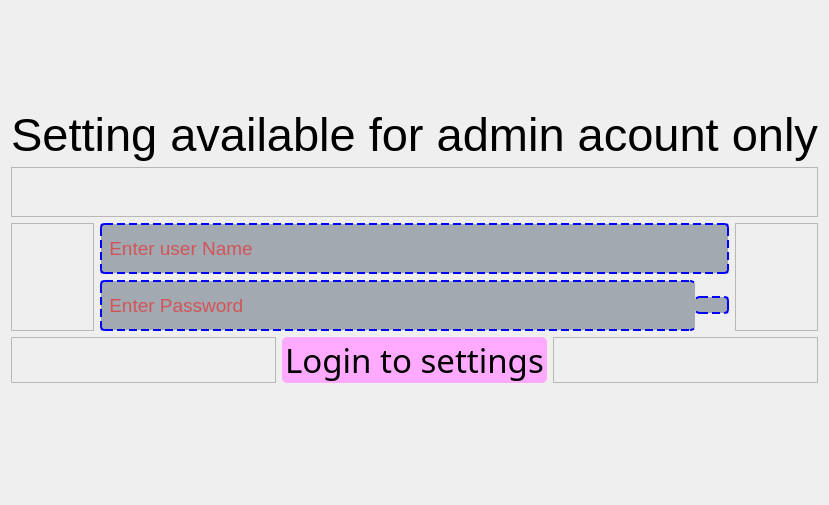
                        <widget class="QWidget" name="page_2">
                         <layout class="QVBoxLayout" name="verticalLayout_12">
                          <property name="bottomMargin">
                           <number>122</number>
                          </property>
                          <item>
                           <layout class="QGridLayout" name="gridLayout_4">
                            <item row="0" column="0">
                             <layout class="QGridLayout" name="gridLayout_2">
                              <item row="0" column="0">
                               <widget class="QLabel" name="label_10">
                                <property name="minimumSize">
                                 <size>
                                  <width>0</width>
                                  <height>150</height>
                                 </size>
                                </property>
                                <property name="font">
                                 <font>
                                  <pointsize>35</pointsize>
                                 </font>
                                </property>
                                <property name="styleSheet">
                                 <string notr="true">background-color:rgba(0,0,0,0);</string>
                                </property>
                                <property name="text">
                                 <string>Setting available for admin acount only</string>
                                </property>
                                <property name="alignment">
                                 <set>Qt::AlignBottom|Qt::AlignHCenter</set>
                                </property>
                               </widget>
                              </item>
                              <item row="1" column="0">
                               <widget class="QFrame" name="frame_13">
                                <property name="minimumSize">
                                 <size>
                                  <width>0</width>
                                  <height>50</height>
                                 </size>
                                </property>
                                <property name="maximumSize">
                                 <size>
                                  <width>16777215</width>
                                  <height>100</height>
                                 </size>
                                </property>
                                <property name="frameShape">
                                 <enum>QFrame::StyledPanel</enum>
                                </property>
                                <property name="frameShadow">
                                 <enum>QFrame::Raised</enum>
                                </property>
                               </widget>
                              </item>
                              <item row="2" column="0">
                               <layout class="QGridLayout" name="gridLayout">
                                <item row="0" column="0" rowspan="2">
                                 <widget class="QFrame" name="frame_11">
                                  <property name="minimumSize">
                                   <size>
                                    <width>83</width>
                                    <height>0</height>
                                   </size>
                                  </property>
                                  <property name="frameShape">
                                   <enum>QFrame::StyledPanel</enum>
                                  </property>
                                  <property name="frameShadow">
                                   <enum>QFrame::Raised</enum>
                                  </property>
                                 </widget>
                                </item>
                                <item row="0" column="1">
                                 <widget class="QLineEdit" name="lineEdit_2">
                                  <property name="minimumSize">
                                   <size>
                                    <width>0</width>
                                    <height>51</height>
                                   </size>
                                  </property>
                                  <property name="font">
                                   <font>
                                    <pointsize>14</pointsize>
                                   </font>
                                  </property>
                                  <property name="styleSheet">
                                   <string notr="true">border-radius:4px;
background-color:rgba(44,62,80,100);
border:2px dashed blue;
color:red;</string>
                                  </property>
                                  <property name="placeholderText">
                                   <string> Enter user Name</string>
                                  </property>
                                 </widget>
                                </item>
                                <item row="0" column="2" rowspan="2">
                                 <widget class="QFrame" name="frame_12">
                                  <property name="minimumSize">
                                   <size>
                                    <width>83</width>
                                    <height>0</height>
                                   </size>
                                  </property>
                                  <property name="frameShape">
                                   <enum>QFrame::StyledPanel</enum>
                                  </property>
                                  <property name="frameShadow">
                                   <enum>QFrame::Raised</enum>
                                  </property>
                                 </widget>
                                </item>
                                <item row="1" column="1">
                                 <layout class="QHBoxLayout" name="horizontalLayout_12">
                                  <property name="spacing">
                                   <number>0</number>
                                  </property>
                                  <item>
                                   <widget class="QLineEdit" name="lineEdit_3">
                                    <property name="minimumSize">
                                     <size>
                                      <width>0</width>
                                      <height>51</height>
                                     </size>
                                    </property>
                                    <property name="font">
                                     <font>
                                      <pointsize>14</pointsize>
                                     </font>
                                    </property>
                                    <property name="styleSheet">
                                     <string notr="true">border-radius:4px;
background-color:rgba(44,62,80,100);
border:2px dashed blue;
border-right:none;
color:red;</string>
                                    </property>
                                    <property name="echoMode">
                                     <enum>QLineEdit::Password</enum>
                                    </property>
                                    <property name="placeholderText">
                                     <string> Enter Password</string>
                                    </property>
                                   </widget>
                                  </item>
                                  <item>
                                   <widget class="QPushButton" name="pushButton_16">
                                    <property name="styleSheet">
                                     <string notr="true">border-radius:4px;
background-color:rgba(44,62,80,100);
border:2px dashed blue;
border-left:none;
color:red;</string>
                                    </property>
                                    <property name="text">
                                     <string/>
                                    </property>
                                    <property name="icon">
                                     <iconset>
                                      <normaloff>images/show-password-icon-18.png</normaloff>images/show-password-icon-18.png</iconset>
                                    </property>
                                    <property name="iconSize">
                                     <size>
                                      <width>50</width>
                                      <height>50</height>
                                     </size>
                                    </property>
                                    <property name="checkable">
                                     <bool>true</bool>
                                    </property>
                                    <property name="flat">
                                     <bool>true</bool>
                                    </property>
                                   </widget>
                                  </item>
                                 </layout>
                                </item>
                               </layout>
                              </item>
                             </layout>
                            </item>
                            <item row="1" column="0">
                             <layout class="QGridLayout" name="gridLayout_3">
                              <property name="horizontalSpacing">
                               <number>6</number>
                              </property>
                              <property name="verticalSpacing">
                               <number>0</number>
                              </property>
                              <item row="0" column="0">
                               <widget class="QFrame" name="frame_14">
                                <property name="frameShape">
                                 <enum>QFrame::StyledPanel</enum>
                                </property>
                                <property name="frameShadow">
                                 <enum>QFrame::Raised</enum>
                                </property>
                               </widget>
                              </item>
                              <item row="0" column="1">
                               <widget class="QPushButton" name="pushButton_15">
                                <property name="font">
                                 <font>
                                  <family>Segoe Script</family>
                                  <pointsize>25</pointsize>
                                  <weight>50</weight>
                                  <italic>false</italic>
                                  <bold>false</bold>
                                 </font>
                                </property>
                                <property name="styleSheet">
                                 <string notr="true">QPushButton{
font: 25pt &quot;Segoe Script&quot;;
background-color: rgb(255, 170, 255);
border-radius:5px;
}
QPushButton::hover{
color:blue;
border-radius:20px;
}
QPushButton::pressed{
background-color:rgb(255, 85, 127);
border-radius:15px;
}</string>
                                </property>
                                <property name="text">
                                 <string>Login to settings</string>
                                </property>
                               </widget>
                              </item>
                              <item row="0" column="2">
                               <widget class="QFrame" name="frame_15">
                                <property name="frameShape">
                                 <enum>QFrame::StyledPanel</enum>
                                </property>
                                <property name="frameShadow">
                                 <enum>QFrame::Raised</enum>
                                </property>
                               </widget>
                              </item>
                             </layout>
                            </item>
                           </layout>
                          </item>
                         </layout>
                        </widget>
